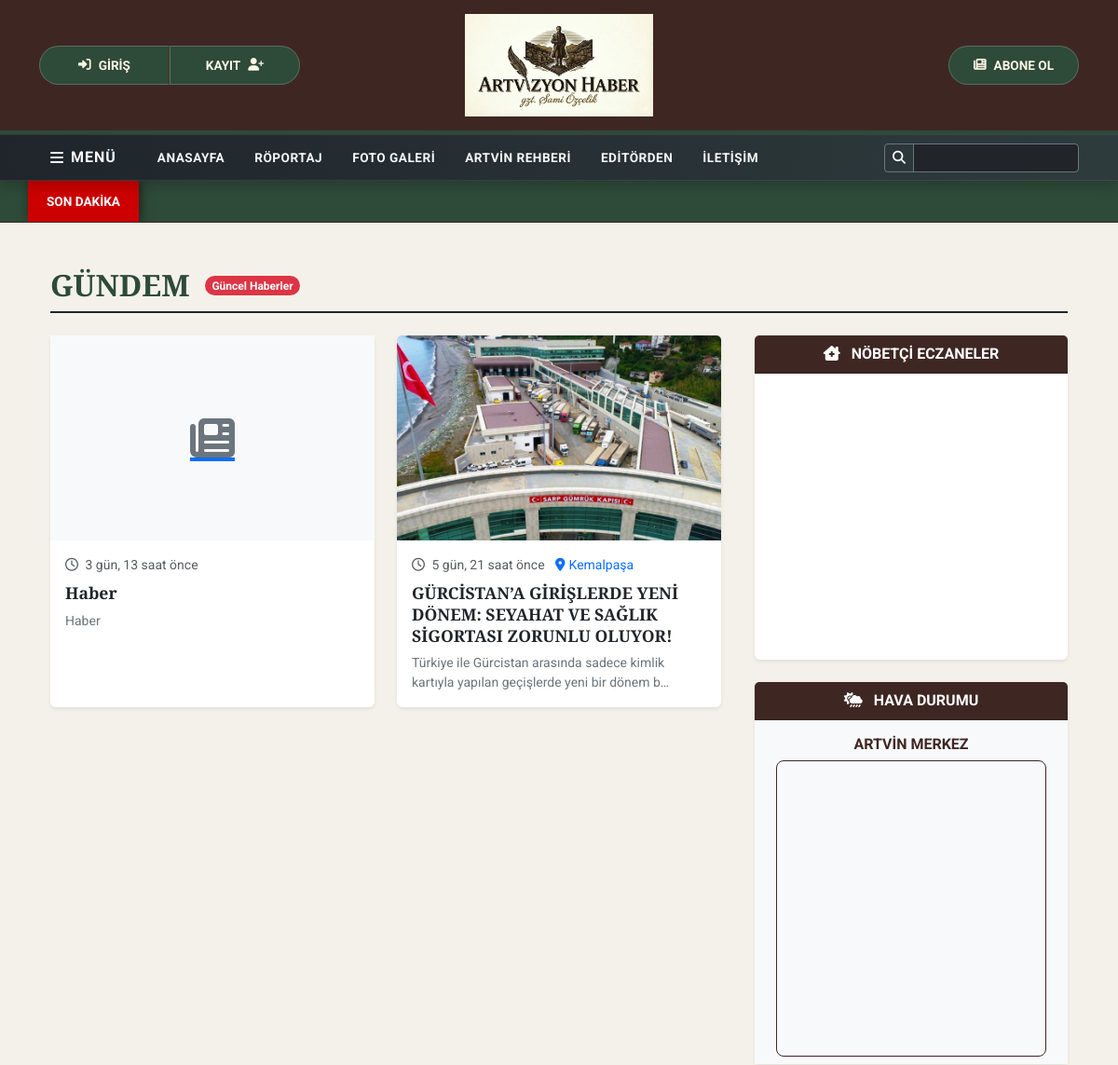
The app's page /kategori/1/ (upper part), older data.
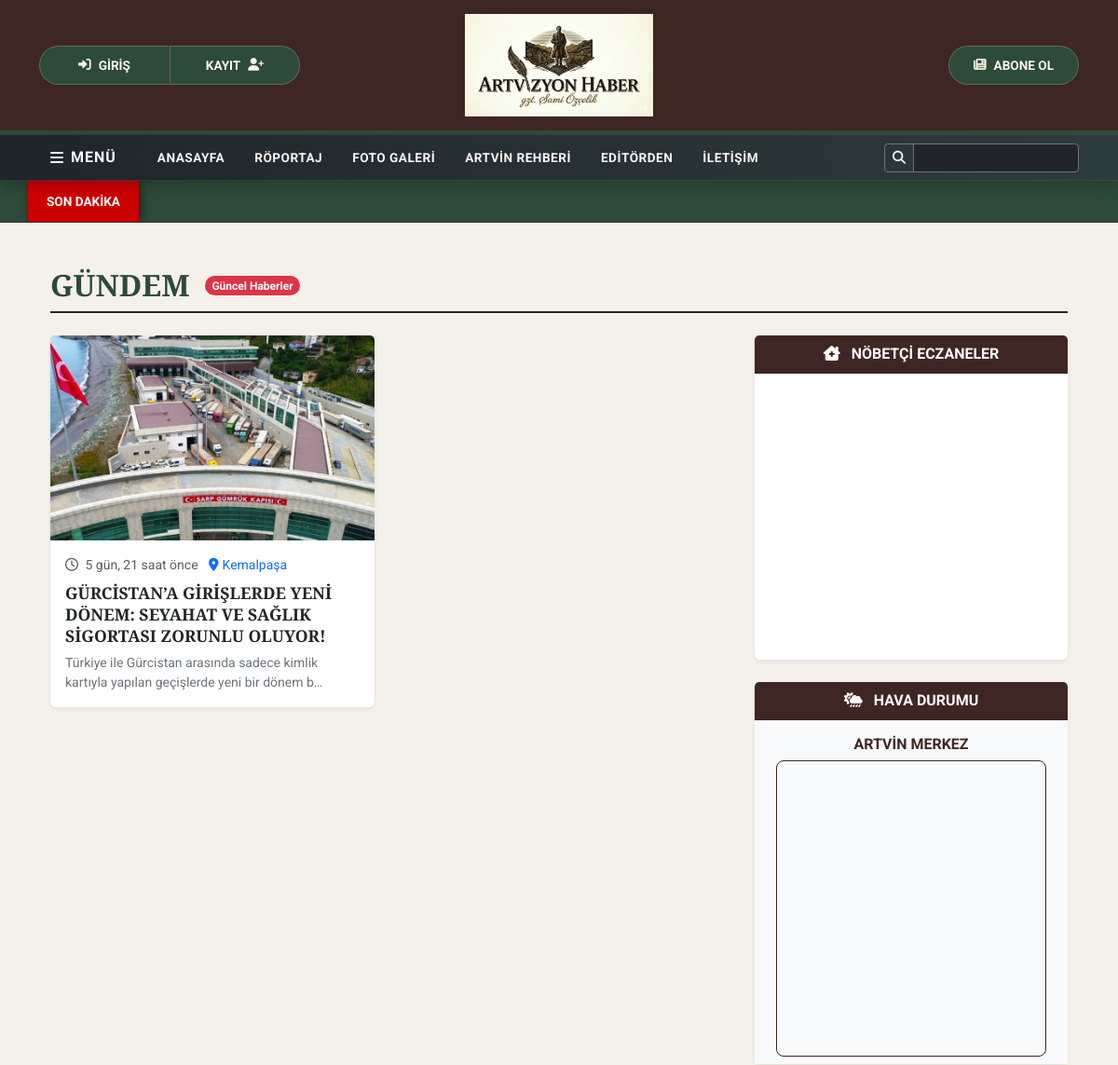
The same page, newer data.
### haberler/models.py (models this page shows, shortened)
class FotoKaynakMixin(models.Model):
    foto_kaynak = models.CharField(
        max_length=150,
        verbose_name="Fotoğraf Kaynağı",
        blank=True,
        null=True,
        help_text="Örn: AA, Anadolu Ajansı, Artvizyon Arşiv. Zorunlu değildir."
    )
    class Meta:
        abstract = True # Bu sınıfı veritabanında tablo olarak oluşturma, sadece miras alınsın

class Haber(FotoKaynakMixin, models.Model): # <-- Buraya Mixin eklendi
    baslik = models.CharField(max_length=200, verbose_name="Haber Başlığı")
    ozet = models.TextField(verbose_name="Kısa Özet", blank=True)
    icerik = RichTextUploadingField(verbose_name="Haber İçeriği")
    resim = ProcessedImageField(
        upload_to='haber_resimleri/',
        processors=[ResizeToFit(800, 600)],
        format='JPEG',
        options={'quality': 60},
        verbose_name="Haber Resmi",
        blank=True
    )
    video_link = models.URLField(blank=True, null=True, verbose_name="Video Linki (YouTube)")
    roportaj_mi = models.BooleanField(default=False, verbose_name="Bu Bir Röportaj mı?")
    son_dakika = models.BooleanField(default=False, verbose_name="Son Dakika Haberi mi?")
    ulusal_mi = models.BooleanField(default=False, verbose_name="Ulusal Haber mi?")
    manset_mi = models.BooleanField(default=False, verbose_name="Manşette Göster")
    kategori = models.ForeignKey(Kategori, on_delete=models.CASCADE, verbose_name="Kategori")
    ilce = models.ForeignKey(Ilce, on_delete=models.SET_NULL, null=True, blank=True, verbose_name="İlçe (Varsa)")
    yayin_tarihi = models.DateTimeField(default=timezone.now, verbose_name="Yayınlanma Tarihi")
    aktif_mi = models.BooleanField(default=True, verbose_name="Yayında mı?")
    class Meta: verbose_name_plural = "Haberler"; ordering = ['-yayin_tarihi']

class Ilce(models.Model):
    isim = models.CharField(max_length=100, verbose_name="İlçe Adı")
    class Meta: verbose_name_plural = "İlçeler"

### haberler/views.py (the view)
# urls.py: path('kategori/<int:pk>/', views.kategori_haberleri, name='kategori_haberleri'),
def kategori_haberleri(request, pk):
    secilen_kategori = get_object_or_404(Kategori, pk=pk)
    haber_listesi = Haber.objects.filter(kategori=secilen_kategori, aktif_mi=True).order_by('-yayin_tarihi')
    paginator = Paginator(haber_listesi, 12)
    haberler = paginator.get_page(request.GET.get('page'))
    eczaneler = EczaneLinki.objects.all().order_by('sira')
    return render(request, 'kategori.html', {'haberler': haberler, 'secilen_kategori': secilen_kategori, 'eczaneler': eczaneler})

### templates/kategori.html (shortened to what the changed rows need)
{% extends 'base.html' %}
{% block content %}
<div class="container mt-4">
    <div class="d-flex align-items-center mb-4 pb-2 border-bottom border-2 border-dark">
        <h2 class="m-0 fw-bold text-uppercase" style="color: #2E4A38; font-family: 'Playfair Display', serif;">
            {% if secilen_kategori.isim %}{{ secilen_kategori.isim }}{% else %}{{ secilen_kategori }}{% endif %}
        </h2>
    </div>
    <div class="row">
        <div class="col-lg-8">
            <div class="row">
                {% for haber in haberler %}
                <div class="col-md-6 mb-4">
                    <div class="card h-100 border-0 shadow-sm haber-card">
                        <div class="haber-card-wrapper position-relative">
                            <a href="{% url 'haber_detay' haber.pk %}">
                                {% if haber.resim %}
                                <img src="{{ haber.resim.url }}" class="card-img-top"
                                     style="height: 220px; width: 100%; object-fit: cover;"
                                     alt="{{ haber.baslik }}">
                                {% else %}
                                <div class="bg-light d-flex align-items-center justify-content-center" style="height: 220px;">
                                    <i class="fas fa-newspaper fa-3x text-secondary"></i>
                                </div>
                                {% endif %}
                            </a>
                        </div>
                        <div class="card-body">
                            <div class="mb-2 small text-muted">
                                <i class="far fa-clock me-1"></i> {{ haber.yayin_tarihi|timesince }} önce
                                {% if haber.ilce %}
                                <span class="ms-2 text-primary"><i class="fas fa-map-marker-alt me-1"></i>{{ haber.ilce.isim }}</span>
                                {% endif %}
                            </div>
                            <h5 class="card-title fw-bold" style="font-size: 1.1rem; line-height: 1.3;">
                                <a href="{% url 'haber_detay' haber.pk %}" class="text-dark text-decoration-none hover-underline">
                                    {{ haber.baslik }}
                                </a>
                            </h5>
                            <p class="card-text text-secondary small mt-2">
                                {{ haber.ozet|truncatechars:90 }}
                            </p>
                        </div>
                    </div>
                </div>
                {% endfor %}
            </div>
        </div>
    </div>
</div>
{% endblock %}

Row changes from the older to the newer data that the page shows:
removed Haber: yayin_tarihi "3 gün, 13 saat", baslik "Haber", ozet "Haber"
